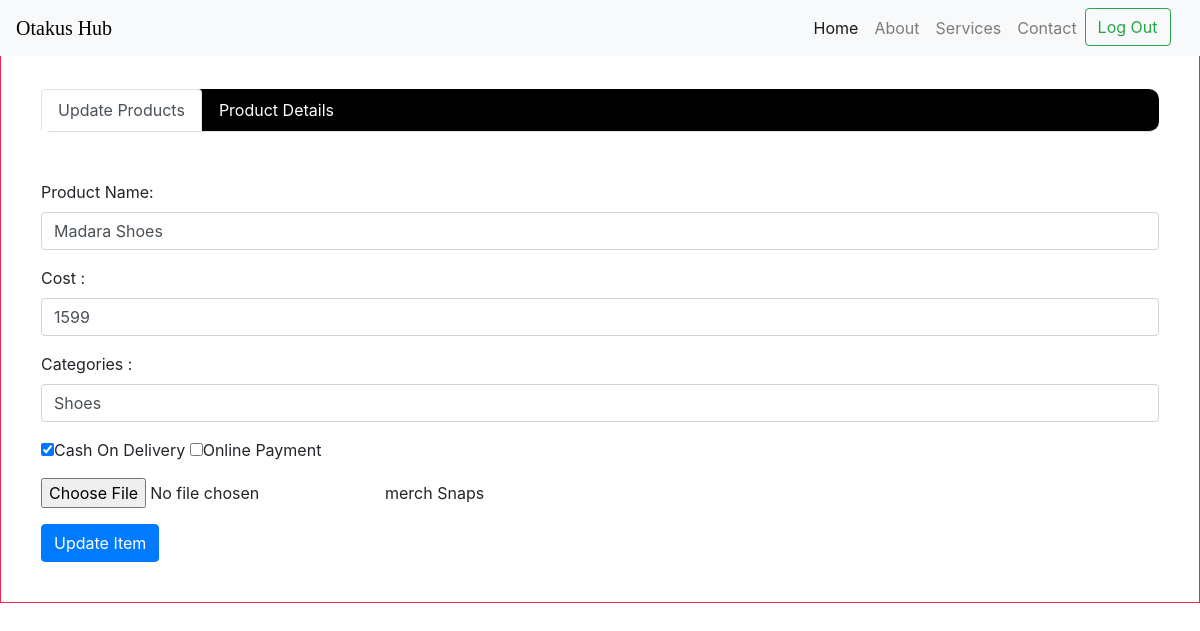
Screenshot of /update.php?good_id=2 (signed in) with the database file from the repository.
### tables this page shows
CREATE TABLE `tbgood` (
  `good_id` int(11) NOT NULL,
  `fldvendor_id` int(11) NOT NULL,
  `goodname` varchar(100) NOT NULL,
  `cost` bigint(15) NOT NULL,
  `categories` varchar(50) NOT NULL,
  `paymentmode` varchar(50) NOT NULL,
  `fldimage` varchar(1000) NOT NULL
);

### update.php (the view, shortened to what this page needs)
<?php
include("connection.php");
extract($_REQUEST);
if(isset($_SESSION['id']))
{
if(!empty($_GET['good_id']))
{
	$good_id=$_GET['good_id'];
	$query=mysqli_query($con,"select * from tbgood   where good_id='$good_id'");
if(mysqli_num_rows($query))
{
	 $row=mysqli_fetch_array($query);
     $rgoodname=$row['goodname'];
     $rcost=$row['cost'];
     $rcategories=$row['categories'];
     $rpaymentmode=$row['paymentmode'];
}
else
{
	header("location:good.php");
}
}
else
{
	header("location:good.php");
}
}
else
{
	header("location:vendor_login.php");
}
?>
<!DOCTYPE html>
<html lang="en">
<head>
  <link rel="stylesheet" href="https://maxcdn.bootstrapcdn.com/bootstrap/4.3.1/css/bootstrap.min.css">
     <link rel="stylesheet" href="path/to/font-awesome/css/font-awesome.min.css">
	 <link rel="stylesheet" href="https://use.fontawesome.com/releases/v5.8.1/css/all.css">
</head>
<body>
<nav class="navbar navbar-expand-lg navbar-light bg-light fixed-top">
    <a class="navbar-brand" href="../index.php"><span style="color:black;font-family: 'Permanent Marker', cursive;">Otakus Hub</span></a>
    <div class="collapse navbar-collapse" id="navbarResponsive">
      <ul class="navbar-nav ml-auto">
        <li class="nav-item active">
          <a class="nav-link" href="index.php">Home
              </a>
        </li>
        <li class="nav-item">
          <a class="nav-link" href="aboutus.php">About</a>
        </li>
        <li class="nav-item">
          <a class="nav-link" href="services.php">Services</a>
        </li>
        <li class="nav-item">
          <a class="nav-link" href="contact.php">Contact</a>
        </li>
		<li class="nav-item">
		  <form method="post">
          <?php
			if(empty($_SESSION['id']))
			{
			?>
		   <button class="btn btn-outline-danger my-2 my-sm-0" name="login">Log In</button>&nbsp;&nbsp;&nbsp;
            <?php
			}
			else
			{
			?>
			<button class="btn btn-outline-success my-2 my-sm-0" name="logout" type="submit">Log Out</button>&nbsp;&nbsp;&nbsp;
			<?php
			}
			?>
			</form>
        </li>
      </ul>
    </div>
</nav>
<br><br>
<div class="middle" style=" position:fixed; padding:40px; border:1px solid #ED2553;  width:100%;">
	   <ul class="nav nav-tabs nabbar_inverse" id="myTab" style="background:#000000;border-radius:10px 10px 10px 10px;" role="tablist">
          <li class="nav-item">
             <a class="nav-link active" id="home-tab" data-toggle="tab" href="#viewitem" role="tab" aria-controls="home" aria-selected="true">Update Products</a>
          </li>
              <a class="nav-link" style="color:white;" id="profile-tab"  aria-selected="false">Product Details</a>
       </ul>
	   <br><br>
	   <div class="tab-content" id="myTabContent">
            <div class="tab-pane fade show active" id="viewitem" role="tabpanel" aria-labelledby="home-tab">
                        <form action="" method="post" enctype="multipart/form-data">
                                     <div class="form-group">
                                     <label for="good_name">Product Name:</label>
                                            <input type="text" class="form-control" id="good_name" value="<?php if(isset($rgoodname)) { echo $rgoodname;}?>" placeholder="Enter product Name" name="good_name" required>
                                     </div>
                                     <div class="form-group">
                                            <label for="cost">Cost :</label>
                                            <input type="number" class="form-control" id="cost"  value="<?php if(isset($rcost)) { echo $rcost;}?>" placeholder="10000" name="cost" required>
                                     </div>
	                                 <div class="form-group">
                                            <label for="categories">Categories :</label>
                                            <input type="text" class="form-control" id="categories" value="<?php if(isset($rcategories)) { echo $rcategories;}?>" placeholder="Enter categories" name="categories" required>
                                    </div>
							        <div class="form-group">
									<?php
			                          $pay=explode(",",$rpaymentmode);
			                           ?>
                                         <input type="checkbox" <?php if(in_array("COD",$pay)) { echo "checked"; } ?> name="chk[]" value="COD"/>Cash On Delivery
			                             <input type="checkbox" <?php if(in_array("Online Payment",$pay)) { echo "checked"; } ?> name="chk[]" value="Online Payment"/>Online Payment
								         <br>
			      			        </div>
	                                <div class="form-group">
                                         <input type="file" accept="image/*" name="good_pic"/>merch Snaps
                                    </div>
                                    <button type="submit" name="update" class="btn btn-primary">Update Item</button>
									<br>
                               </form>
	        </div>
	  </div>
	</div>
</body>
</html>

### update.php (style rules this page uses)
ul li a { color:white;padding:40px; }

### rows the page displays
tbgood: good_name "Madara Shoes", cost "1599", categories "Shoes", paymentmode "☑"
